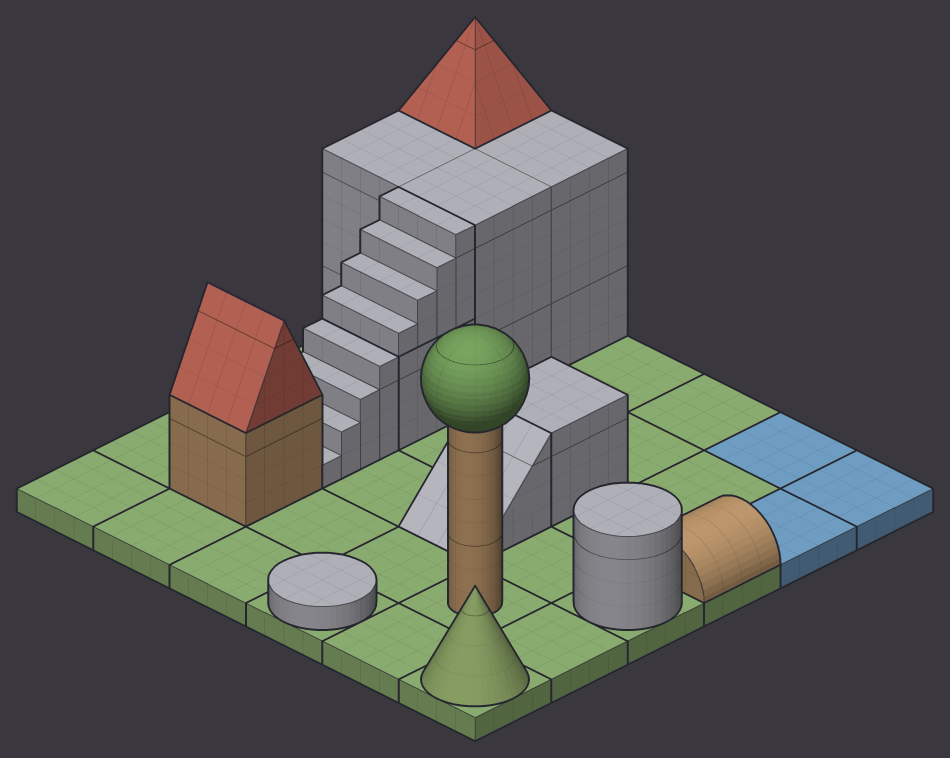
#> input picture ArtSource/BlockoutKit_ThreeQuarter/example_scene_1x.png, 950 x 758 px
$ python readability_check.py ../../../../ArtSource/BlockoutKit_ThreeQuarter/example_scene_1x.png
#> lines starting #> are read from the running program, lines starting #| are printed output that depends on the picture
#> in main, src is the input picture: PIL image 950x758 RGB; mean R, G, B 86.4, 87, 83.2
#!/usr/bin/env python3
"""Readability check for a game screenshot.

Makes a 2x2 sheet (original / greyscale / squint / three value bands) with the
given boxes drawn on it, and reports how much each box stands out from the
ring of pixels around it.

Usage:
    python3 readability_check.py shot.png \
        --box player:900,600,120,260 --box lock:1400,380,160,200 \
        --out shot_readability.png

Box format: name:x,y,width,height in pixels from the top-left of the image.
A box named "player" is the main character and is expected to stand out most.

Needs Pillow and numpy.
"""
import argparse
import sys

import numpy as np
from PIL import Image, ImageDraw, ImageFilter

LOW = 1.5
GOOD = 2.0
COLORS = [(255, 64, 64), (64, 200, 255), (255, 200, 0), (120, 255, 120), (255, 120, 255), (255, 150, 60)]


def parse_box(text):
    try:
        name, rest = text.split(":", 1)
        x, y, w, h = (int(v) for v in rest.split(","))
    except ValueError:
        raise argparse.ArgumentTypeError("box must be name:x,y,w,h, got %r" % text)
    if w <= 0 or h <= 0:
        raise argparse.ArgumentTypeError("box %r has no area" % text)
    return name, (x, y, w, h)


def relative_luminance(rgb):
    """sRGB (0-255) array -> linear relative luminance (0-1), as in WCAG."""
    c = rgb / 255.0
    lin = np.where(c <= 0.04045, c / 12.92, ((c + 0.055) / 1.055) ** 2.4)
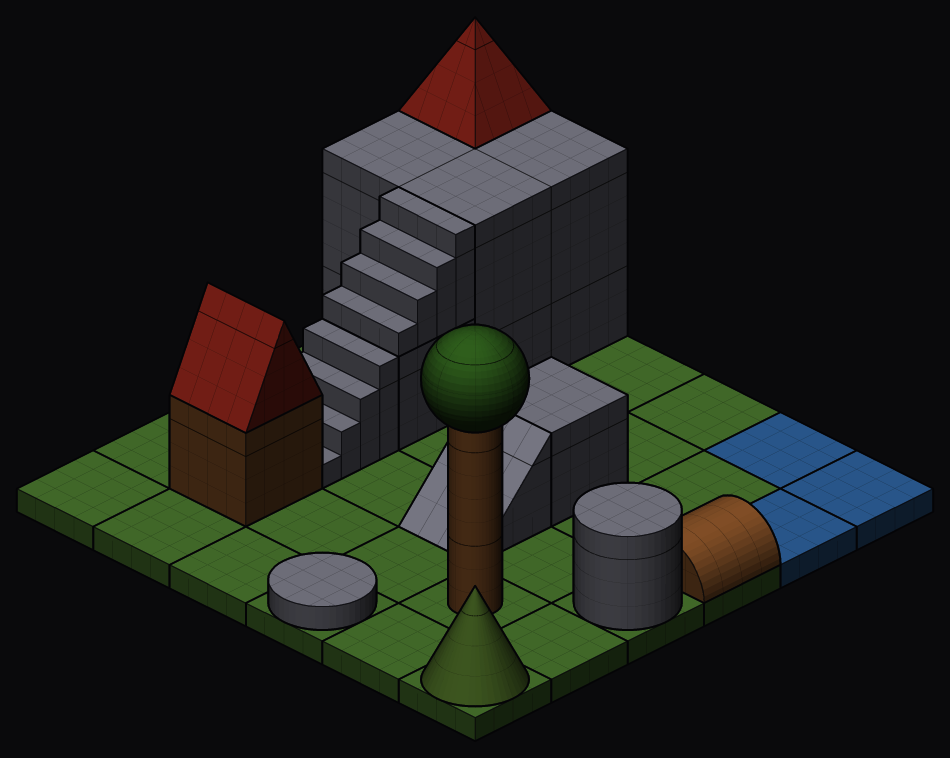
#> lin: shape (758, 950, 3) float64; mean R, G, B 0.12, 0.128, 0.109
    return 0.2126 * lin[..., 0] + 0.7152 * lin[..., 1] + 0.0722 * lin[..., 2]


def saturation(rgb):
    mx = rgb.max(axis=-1)
    mn = rgb.min(axis=-1)
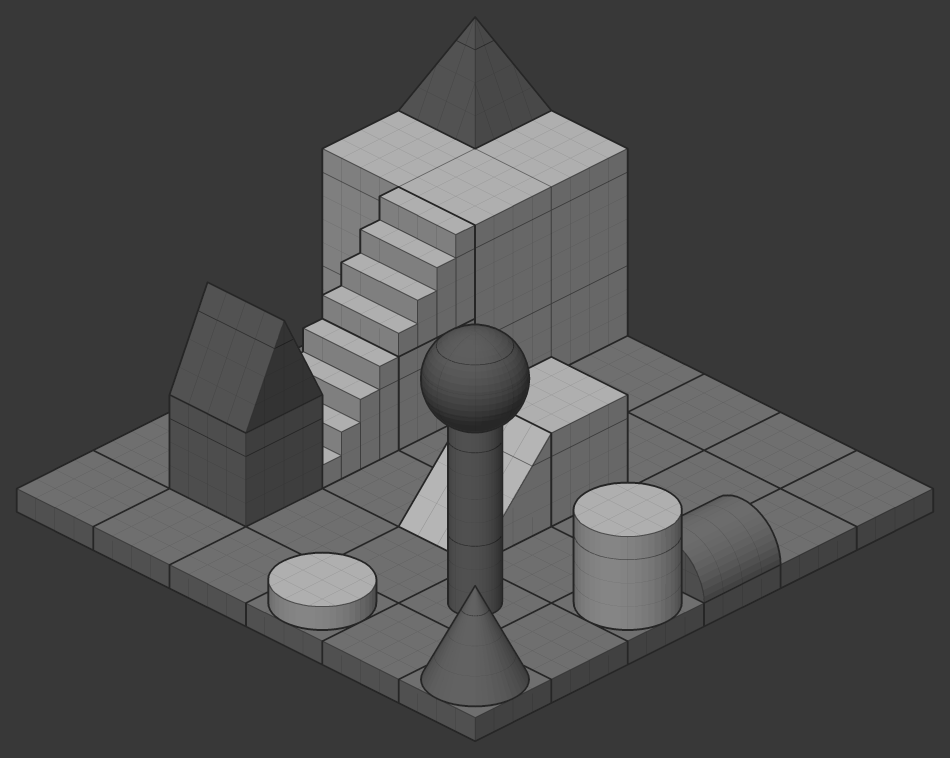
#> mn: shape (758, 950) float64; min 29, max 181, mean 76.7
    return np.where(mx > 0, (mx - mn) / np.maximum(mx, 1), 0.0)
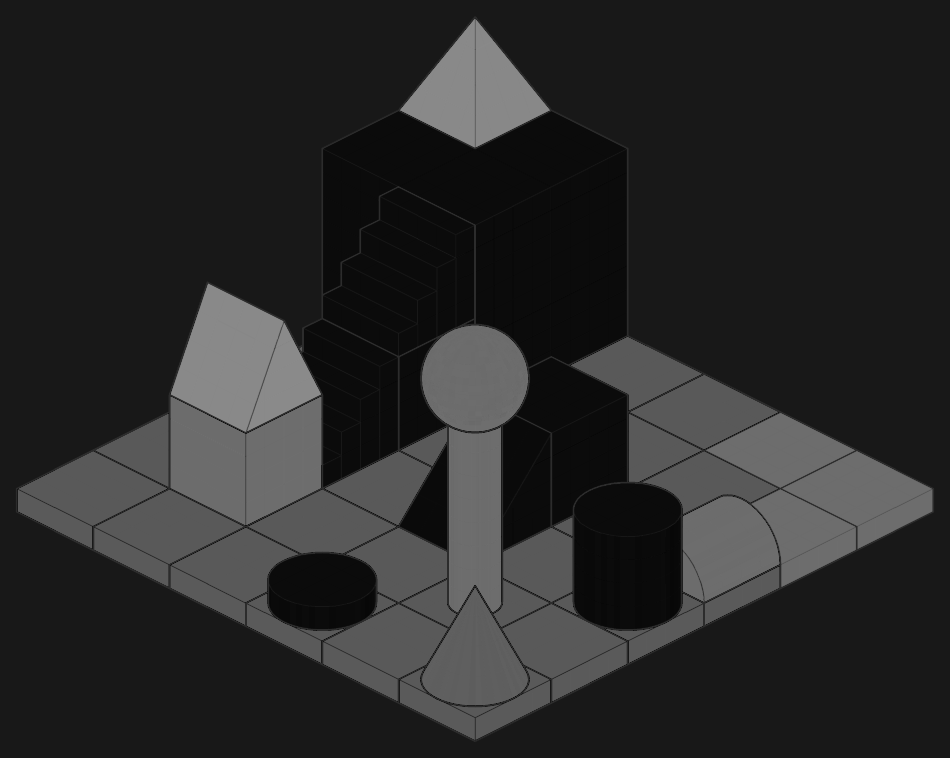
#> returned value: shape (758, 950) float64; min 0.025, max 0.547, mean 0.162


def contrast_ratio(a, b):
    hi, lo = max(a, b), min(a, b)
    return (hi + 0.05) / (lo + 0.05)


def measure(lum, sat, box, img_w, img_h):
    x, y, w, h = box
    x0, y0 = max(0, x), max(0, y)
    x1, y1 = min(img_w, x + w), min(img_h, y + h)
    if x1 <= x0 or y1 <= y0:
        return None
    pad = max(8, int(0.5 * max(w, h)))
    rx0, ry0 = max(0, x0 - pad), max(0, y0 - pad)
    rx1, ry1 = min(img_w, x1 + pad), min(img_h, y1 + pad)
    inner = np.zeros(lum.shape, dtype=bool)
    inner[y0:y1, x0:x1] = True
    ring = np.zeros(lum.shape, dtype=bool)
    ring[ry0:ry1, rx0:rx1] = True
    ring &= ~inner
    if not ring.any():
        return None
    l_in = float(np.median(lum[inner]))
    l_out = float(np.median(lum[ring]))
    return {
        "lum_in": l_in,
        "lum_out": l_out,
        "ratio": contrast_ratio(l_in, l_out),
        "sat_in": float(np.median(sat[inner])),
        "sat_out": float(np.median(sat[ring])),
    }


def bands(grey):
    """Three value bands (dark / mid / light) by image terciles."""
    lo, hi = np.percentile(grey, [33.3, 66.7])
    out = np.full(grey.shape, 128, dtype=np.uint8)
    out[grey <= lo] = 40
    out[grey > hi] = 220
    return out


def draw_boxes(img, boxes, scale):
    draw = ImageDraw.Draw(img)
    for i, (name, (x, y, w, h)) in enumerate(boxes):
        color = COLORS[i % len(COLORS)]
        rect = [x * scale, y * scale, (x + w) * scale, (y + h) * scale]
        draw.rectangle(rect, outline=color, width=max(2, int(3 * scale)))
        draw.text((rect[0] + 3, rect[1] + 2), name, fill=color)
    return img


def main():
    parser = argparse.ArgumentParser(description=__doc__, formatter_class=argparse.RawDescriptionHelpFormatter)
    parser.add_argument("image")
    parser.add_argument("--box", action="append", type=parse_box, default=[], help="name:x,y,w,h (repeatable)")
    parser.add_argument("--out", help="output sheet path (default: <image>_readability.png)")
    parser.add_argument("--panel-width", type=int, default=960, help="width of each panel in the sheet")
    args = parser.parse_args()

    src = Image.open(args.image).convert("RGB")
    rgb = np.asarray(src, dtype=np.float64)
    lum = relative_luminance(rgb)
    sat = saturation(rgb)
    grey_u8 = (np.clip(lum, 0, 1) ** (1 / 2.2) * 255).astype(np.uint8)  # perceptual-ish lightness for display
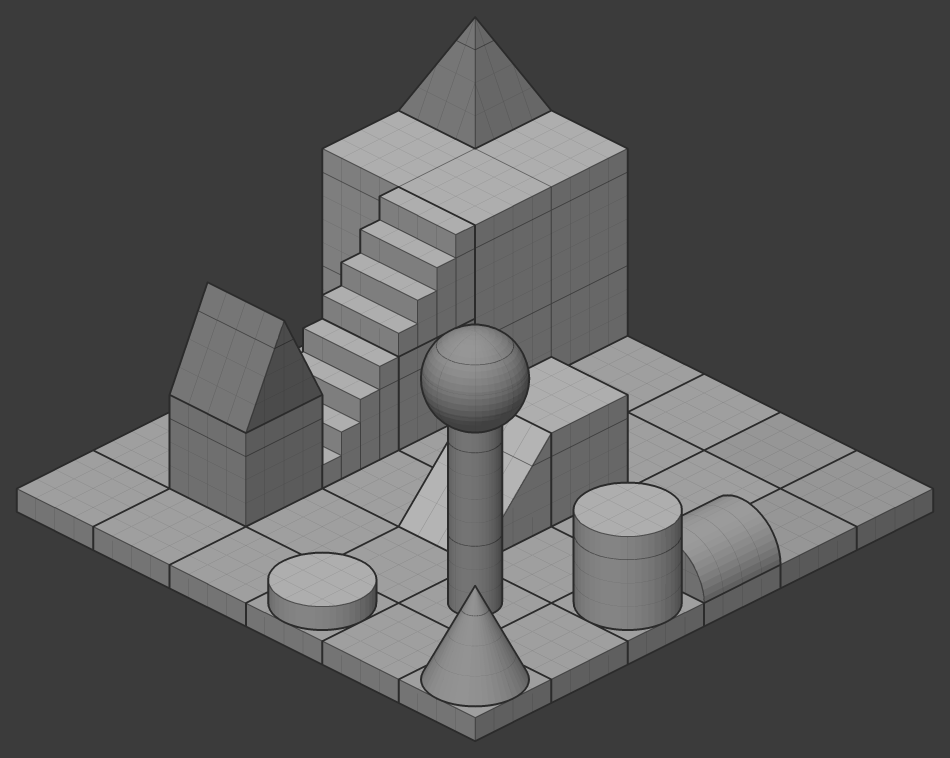
#> grey_u8: shape (758, 950); min 43, max 180, mean 87.9
    img_w, img_h = src.size
#> img_w = 950; img_h = 758

    # Report.
    print("Image: %s (%dx%d)" % (args.image, img_w, img_h))
#| Image: ../../../../ArtSource/BlockoutKit_ThreeQuarter/example_scene_1x.png (950x758)
    print("Mean lightness: %.2f   value spread (p5-p95): %.2f-%.2f" % (
        grey_u8.mean() / 255, np.percentile(grey_u8, 5) / 255, np.percentile(grey_u8, 95) / 255))
#| Mean lightness: 0.34   value spread (p5-p95): 0.23-0.68
    results = []
    for name, box in args.box:
        m = measure(lum, sat, box, img_w, img_h)
        if m is None:
            print("%-14s outside the image or too large to measure" % name)
            continue
        verdict = "LOW" if m["ratio"] < LOW else ("ok" if m["ratio"] < GOOD else "good")
        lighter = "lighter" if m["lum_in"] > m["lum_out"] else "darker"
        sat_note = " more saturated" if m["sat_in"] > m["sat_out"] + 0.08 else ""
        print("%-14s contrast %.2f  %-4s  (%s than its surroundings%s)" % (name, m["ratio"], verdict, lighter, sat_note))
        results.append((name, m))
#> after the loop, results = []
    if results:
        player = [m for n, m in results if n == "player"]
        best_name, best = max(results, key=lambda r: r[1]["ratio"])
        if player and best_name != "player" and best["ratio"] > player[0]["ratio"] * 1.15:
            print("WARN  '%s' stands out more than the player (%.2f vs %.2f)" % (best_name, best["ratio"], player[0]["ratio"]))
        lows = [n for n, m in results if m["ratio"] < LOW]
        if lows:
            print("WARN  low contrast, likely missed by players: %s" % ", ".join(lows))

    # Sheet.
    scale = args.panel_width / img_w
#> scale = 1.01
    pw, ph = args.panel_width, int(round(img_h * scale))
#> pw = 960; ph = 766
    original = src.resize((pw, ph), Image.LANCZOS)
    grey = Image.fromarray(grey_u8).convert("RGB").resize((pw, ph), Image.LANCZOS)
    small = Image.fromarray(grey_u8).resize((max(1, img_w // 16), max(1, img_h // 16)), Image.BILINEAR)
    squint = small.resize((pw, ph), Image.BILINEAR).filter(ImageFilter.GaussianBlur(2)).convert("RGB")
    banded = Image.fromarray(bands(grey_u8)).convert("RGB").resize((pw, ph), Image.NEAREST)
#> in bands, `lo, hi = np.percentile(grey, [33.3, 66.7])`: lo = 59; hi = 103
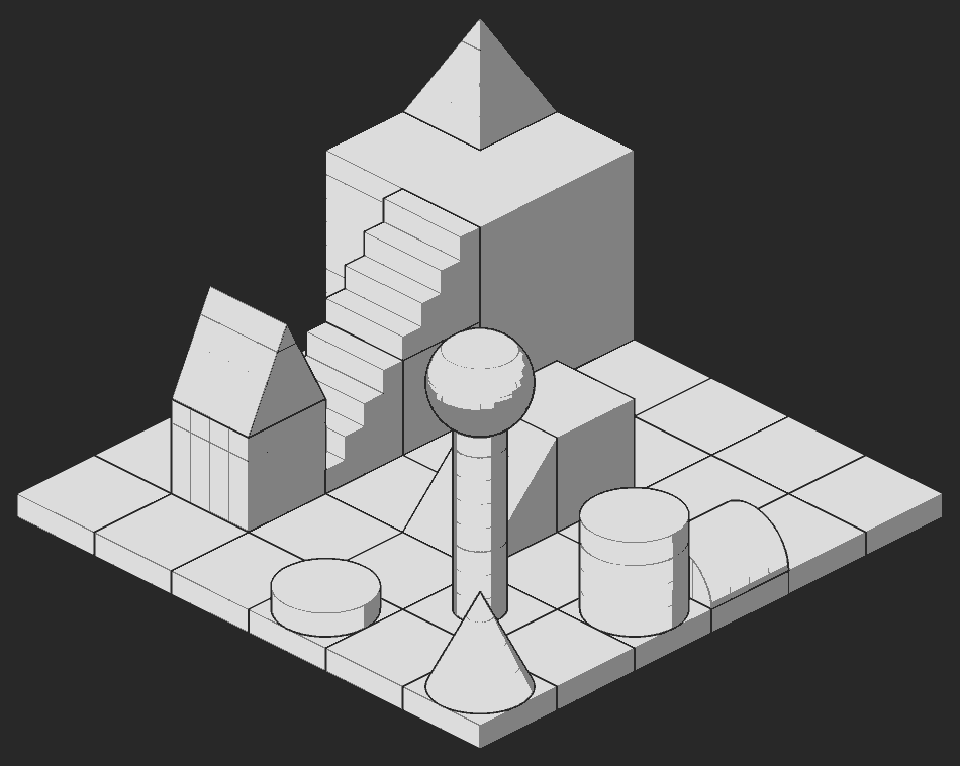
#> banded: PIL image 960x766 RGB; min 40, max 220, mean 101.8

    sheet = Image.new("RGB", (pw * 2, ph * 2 + 40), (20, 20, 20))
#> sheet: PIL image 1920x1572 RGB; every value is 20
    titles = ["original", "greyscale (value only)", "squint (what survives at a glance)", "three value bands"]
    for i, panel in enumerate([original, grey, squint, banded]):
        panel = draw_boxes(panel, args.box, scale)
        ox, oy = (i % 2) * pw, (i // 2) * (ph + 20)
        sheet.paste(panel, (ox, oy + 20))
        ImageDraw.Draw(sheet).text((ox + 6, oy + 4), titles[i], fill=(230, 230, 230))
#> this loop made 4 passes
#> (ox, oy) on passes 1 to 4: (0, 0), (960, 0), (0, 786), (960, 786)
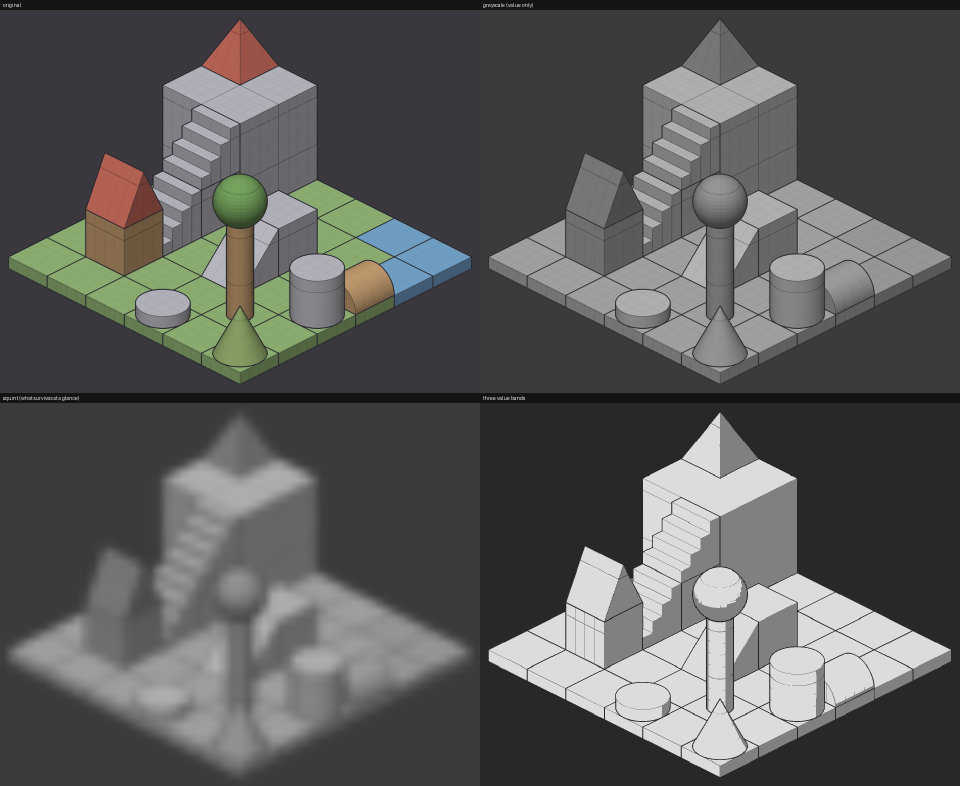
#> sheet: PIL image 1920x1572 RGB (shown at 1/2 size); mean R, G, B 89.3, 89.4, 88.5
    out = args.out or args.image.rsplit(".", 1)[0] + "_readability.png"
    sheet.save(out)
    print("Sheet: %s" % out)


if __name__ == "__main__":
    sys.exit(main())
#> (the program exits here)
